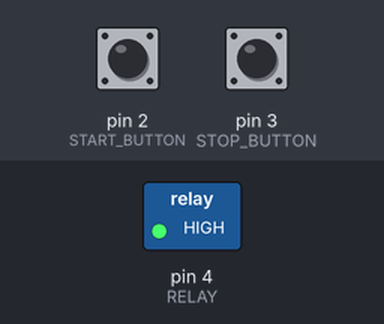
The sketch below on a simulated Arduino Uno, built with avr-gcc and run on an emulated ATmega328P. Shown: switched loads named in the sketch (green lamp = pin HIGH). The test bench sets the inputs (shaded band); at power-on: pin 2 (START_BUTTON) HIGH, pin 3 (STOP_BUTTON) HIGH.

Above: at 1.2 s.
1.3 s: pin 2 (START_BUTTON) pulled LOW for 0.15 s
At 2.5 s:
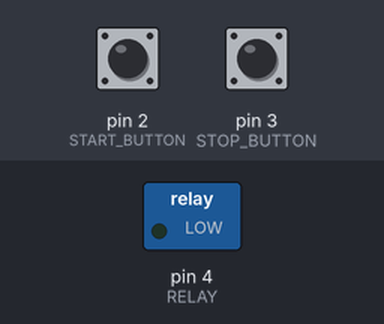
2.9 s: pin 3 (STOP_BUTTON) pulled LOW for 0.15 s
At 4.0 s:
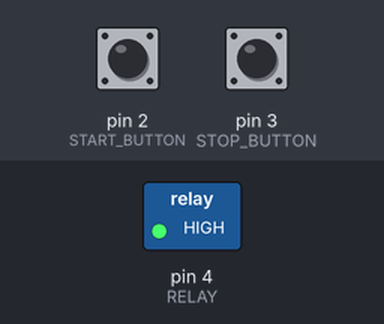
4.5 s: pin 2 (START_BUTTON) pulled LOW for 1 s
At 5.4 s:
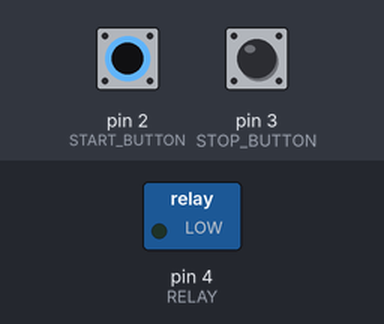
Timing chart, 0 to 7.5 s (numbered marks = the images above; inputs shaded):
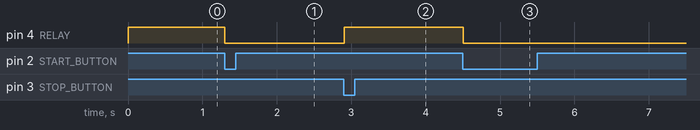

Measured:
- after the input at 1.3 s, pin 4 (RELAY): HIGH → LOW at once
- after the input at 2.9 s, pin 4 (RELAY): LOW → HIGH at once
- after the input at 4.5 s, pin 4 (RELAY): HIGH → LOW at once

The sketch:

bathroom_ventilation_controller.ino
```cpp
#include "debug_print.h"

static const float TIME_M = 1;

static const int START_BUTTON = 2;
static const int STOP_BUTTON = 3;
static const int RELAY = 4;

bool work = false;
uint32_t start_work_time;
uint32_t delay_time_ms = 0;

auto ON = !HIGH;
auto OFF = !LOW;

void setup() {
  pinMode(RELAY, OUTPUT);
  digitalWrite(RELAY, OFF);
  pinMode(START_BUTTON, INPUT_PULLUP);
  pinMode(STOP_BUTTON, INPUT_PULLUP);
  delay_time_ms = TIME_M * 60 * 1000;
}

void loop() {
  if (!digitalRead(START_BUTTON)) {
    work = true;
    start_work_time = millis();
  }

  if (!digitalRead(STOP_BUTTON)) {
    work = false;
  }

  if (work) {
    auto current_time = millis();
    if ((current_time - start_work_time) <= delay_time_ms) {
      digitalWrite(RELAY, ON);
    } else {
      work = false;
    }
  } else {
    digitalWrite(RELAY, OFF);
  }

  delay(10);
}
```

debug_print.h
```cpp
#pragma once

template<typename... Args>
void debug_print(const Args&... args) {
    ((Serial.print(args)), ...);
    Serial.println();
}
```
